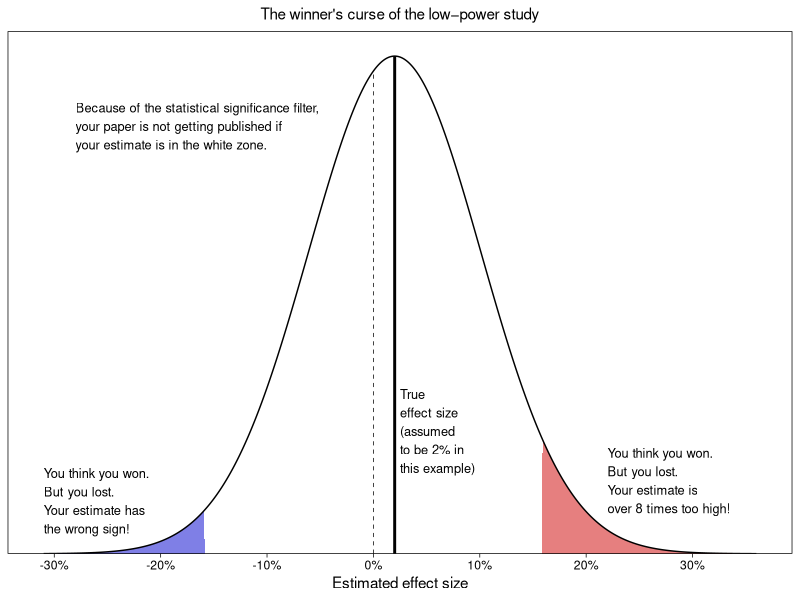
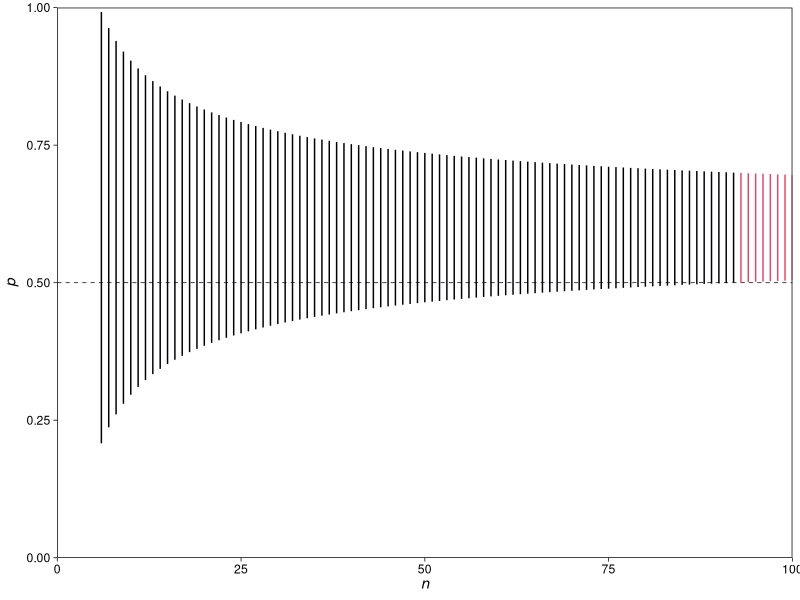
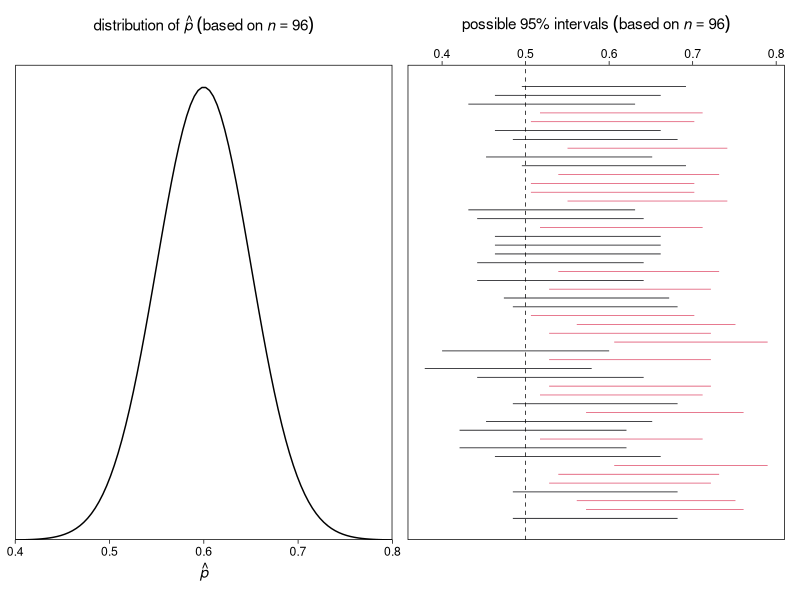
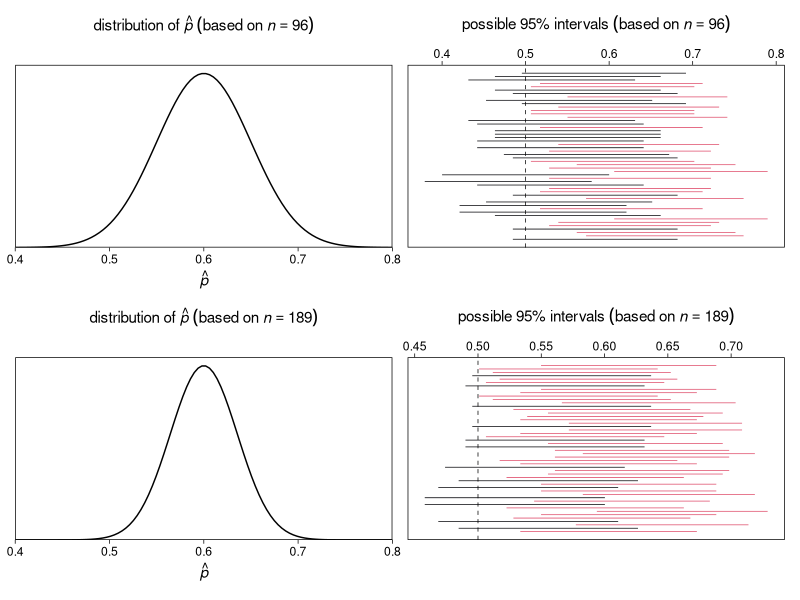
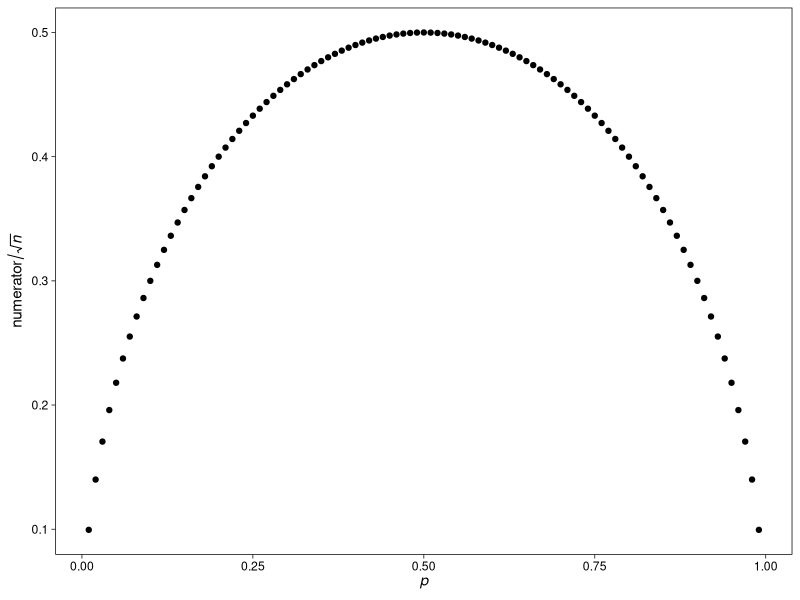
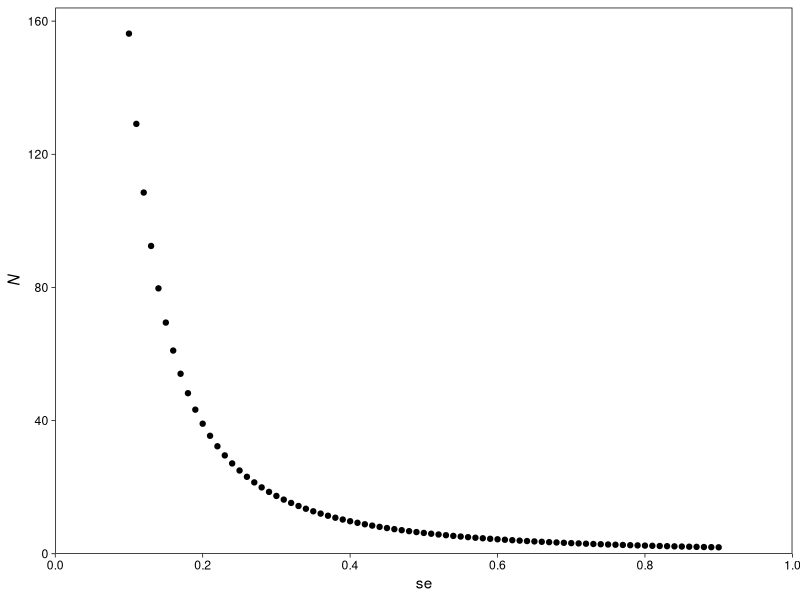

The R source for these figures, in order:
## ---- chunk 1
knitr::opts_chunk$set(fig.retina = 2.5)
knitr::opts_chunk$set(fig.align = "center")
options(width = 100)
## ---- chunk 2
library(tidyverse)

# set the global plotting theme
theme_set(theme_linedraw() +
            theme(panel.grid = element_blank()))

# set parameters
true_effect <- 2
se <- 8.1

# simulate
tibble(x = seq(from = -31, to = 36, by = 0.1)) %>% 
  mutate(d = dnorm(x, true_effect, sd = se)) %>% 
  mutate(fill = ifelse(x < se * -1.96, "a", 
                       ifelse(x > se * 1.96, "c", "b"))) %>% 
  
  # plot!
  ggplot(aes(x = x, y = d)) +
  geom_area(aes(fill = fill)) +
  geom_linerange(data = . %>% filter(x %in% c(0, true_effect)),
                 aes(ymin = 0, ymax = d, 
                     size = x > 0, linetype = x > 0)) +
  geom_line() +
  annotate(geom = "text",
           x = c(-31, 2.5, 22, -28), y = c(0.002, 0.008, 0.004, 0.04),
           label = c("You think you won.\nBut you lost.\nYour estimate has\nthe wrong sign!",
                     "True\neffect size\n(assumed\nto be 2% in\nthis example)",
                     "You think you won.\nBut you lost.\nYour estimate is\nover 8 times too high!",
                     "Because of the statistical significance filter,\nyour paper is not getting published if\nyour estimate is in the white zone."),
           hjust = 0, vjust = 0, size = 3.25) +
  scale_fill_manual(values = c(alpha("blue3", 1/2), "white", alpha("red3", 1/2))) +
  scale_size_manual(values = c(1/4, 1)) +
  scale_linetype_manual(values = c(2, 1)) +
  scale_x_continuous("Estimated effect size", breaks = -3:3 * 10,
                     labels = function(x) str_c(x, "%")) +
  scale_y_continuous(NULL, breaks = NULL, expand = expansion(mult = c(0, 0.05))) +
  labs(subtitle = "The winner's curse of the low−power study") +
  theme(plot.subtitle = element_text(hjust = 0.5),
        legend.position = "none")
## ---- chunk 3
# probability of being negative, given the statistical significance filter
(p_negative <- pnorm(-1.96 * se, mean = true_effect, sd = se))

# probability of being positive, given the statistical significance filter
(p_positive <- 1 - pnorm(1.96 * se, mean = true_effect, sd = se))

# probability of being the wrong sign if published
p_negative / (p_negative + p_positive)
## ---- chunk 4
(1.96 * se) / true_effect
## ---- chunk 5
p_negative + p_positive
## ---- chunk 6
n_given_p_and_se <- function(p, se) {
  (sqrt(p * (1 - p)) / se)^2
}
## ---- chunk 7
n_given_p_and_se(p = .5, se = 0.05)
n_given_p_and_se(p = .6, se = 0.05)
## ---- chunk 8
p <- .6

tibble(n = 6:100) %>% 
  mutate(se = sqrt(p * (1 - p) / n)) %>% 
  mutate(ll = p + -1.96 * se,
         ul = p + +1.96 * se) %>% 
  mutate(powered = ifelse(ll > .5, TRUE, FALSE)) %>% 
  
  ggplot(aes(x = n, ymin = ll, ymax = ul, group = n)) + 
  geom_hline(yintercept = .5, linetype = 2, size = 1/4) +
  geom_linerange(aes(color = powered == TRUE)) +
  scale_color_viridis_d(option = "A", end = .6, breaks = NULL) +
  scale_x_continuous(expression(italic(n)), breaks = 0:4 * 25, 
                     expand = c(0, 0), limits = c(0, 100)) +
  scale_y_continuous(expression(italic(p)),
                     expand = c(0, 0), limits = 0:1)
## ---- chunk 9
tibble(n = 6:100) %>% 
  mutate(se = sqrt(p * (1 - p) / n)) %>% 
  mutate(ll = p + -1.96 * se,
         ul = p + +1.96 * se) %>% 
  mutate(powered = ifelse(ll > .5, TRUE, FALSE)) %>% 
  filter(powered == TRUE)
## ---- chunk 10
tibble(n = 6:100) %>% 
  mutate(se = .5 / sqrt(n)) %>% 
  mutate(ll = p + -1.96 * se,
         ul = p + +1.96 * se) %>% 
  mutate(powered = ifelse(ll > .5, TRUE, FALSE)) %>% 
  filter(powered == TRUE)
## ---- chunk 11
# left
p1 <-
  tibble(x = seq(from = .4, to = .8, length.out = 100)) %>% 
  mutate(d = dnorm(x, mean = .6, sd = 0.49 / sqrt(96))) %>% 
  
  ggplot(aes(x = x, y = d)) +
  geom_line() +
  scale_x_continuous(expression(hat(italic(p))), expand = c(0, 0)) +
  scale_y_continuous(NULL, breaks = NULL, expand = expansion(mult = c(0, 0.05))) +
  labs(subtitle = expression(distribution~of~hat(italic(p))~(based~on~italic(n)==96))) +
  theme(plot.subtitle = element_text(hjust = 0.5))

# right
set.seed(16)

p2 <-
  tibble(iter = 1:50) %>% 
  mutate(n = rbinom(n(), size = 96, p = .6)) %>% 
  mutate(p_hat = n / 96) %>% 
  mutate(se = sqrt(p_hat * (1 - p_hat) / 96)) %>% 
  mutate(ll = p_hat + -1.96 * se,
         ul = p_hat + +1.96 * se) %>% 
  mutate(powered = ifelse(ll > .5, TRUE, FALSE)) %>% 
  
  ggplot(aes(xmin = ll, xmax = ul, y = iter, group = iter)) + 
  geom_vline(xintercept = .5, linetype = 2, size = 1/4) +
  geom_linerange(aes(color = powered == TRUE),
                 size = 1/4) +
  scale_color_viridis_d(option = "A", end = .6, breaks = NULL) +
  scale_x_continuous(NULL, position = "top") +
  scale_y_continuous(NULL, breaks = NULL) +
  labs(subtitle = expression("possible 95% intervals"~(based~on~italic(n)==96))) +
  theme(plot.subtitle = element_text(hjust = 0.5))

# combine
library(patchwork)
p1 + p2
## ---- chunk 12
set.seed(16)

tibble(iter = 1:1e4) %>% 
  mutate(n = rbinom(n(), size = 96, p = .6)) %>% 
  mutate(p_hat = n / 96) %>% 
  mutate(se = sqrt(p_hat * (1 - p_hat) / 96)) %>% 
  mutate(ll = p_hat + -1.96 * se,
         ul = p_hat + +1.96 * se) %>% 
  summarise(power = mean(ll > .5))
## ---- chunk 13
pnorm(-0.84, mean = 0, sd = 1)
## ---- chunk 14
1.96 + 0.84
## ---- chunk 15
(2.8 * 0.49 / 0.1)^2 
(2.8 * 0.5 / 0.1)^2 
## ---- chunk 16
# 189
sample_n <- 189

set.seed(16)

tibble(iter = 1:1e6) %>% 
  mutate(n = rbinom(n(), size = sample_n, p = .6)) %>% 
  mutate(p_hat = n / sample_n) %>% 
  mutate(se = sqrt(p_hat * (1 - p_hat) / sample_n)) %>% 
  mutate(ll = p_hat + -1.96 * se,
         ul = p_hat + +1.96 * se) %>% 
  summarise(power = mean(ll > .5))


# 196
sample_n <- 196

set.seed(16)

tibble(iter = 1:1e6) %>% 
  mutate(n = rbinom(n(), size = sample_n, p = .6)) %>% 
  mutate(p_hat = n / sample_n) %>% 
  mutate(se = sqrt(p_hat * (1 - p_hat) / sample_n)) %>% 
  mutate(ll = p_hat + -1.96 * se,
         ul = p_hat + +1.96 * se) %>% 
  summarise(power = mean(ll > .5))
## ---- chunk 17
# left
p3 <-
  tibble(x = seq(from = .4, to = .8, length.out = 100)) %>% 
  mutate(d = dnorm(x, mean = .6, sd = 0.49 / sqrt(189))) %>% 
  
  ggplot(aes(x = x, y = d)) +
  geom_line() +
  scale_x_continuous(expression(hat(italic(p))), expand = c(0, 0)) +
  scale_y_continuous(NULL, breaks = NULL, expand = expansion(mult = c(0, 0.05))) +
  labs(subtitle = expression(distribution~of~hat(italic(p))~(based~on~italic(n)==189))) +
  theme(plot.subtitle = element_text(hjust = 0.5))

# right
set.seed(16)

p4 <-
  tibble(iter = 1:50) %>% 
  mutate(n = rbinom(n(), size = 189, p = .6)) %>% 
  mutate(p_hat = n / 189) %>% 
  mutate(se = sqrt(p_hat * (1 - p_hat) / 189)) %>% 
  mutate(ll = p_hat + -1.96 * se,
         ul = p_hat + +1.96 * se) %>% 
  mutate(powered = ifelse(ll > .5, TRUE, FALSE)) %>% 
  
  ggplot(aes(xmin = ll, xmax = ul, y = iter, group = iter)) + 
  geom_vline(xintercept = .5, linetype = 2, size = 1/4) +
  geom_linerange(aes(color = powered == TRUE),
                 size = 1/4) +
  scale_color_viridis_d(option = "A", end = .6, breaks = NULL) +
  scale_x_continuous(NULL, position = "top") +
  scale_y_continuous(NULL, breaks = NULL) +
  labs(subtitle = expression("possible 95% intervals"~(based~on~italic(n)==189))) +
  theme(plot.subtitle = element_text(hjust = 0.5))

# combine
(p1 + p2) / (p3 + p4)
## ---- chunk 18
tibble(p = seq(from = .01, to = .99, by = .01)) %>% 
  mutate(numerator = sqrt(p * (1 - p))) %>% 
  
  ggplot(aes(x = p, y = numerator)) +
  geom_point() +
  labs(x = expression(italic(p)),
       y = expression(numerator/sqrt(italic(n))))
## ---- chunk 19
# total N
(2.8 / .1)^2

# per group
(2.8 / .1)^2 / 2
## ---- chunk 20
tibble(se = seq(from = .1, to = .9, by = .01)) %>% 
  mutate(n = (1.25 / se)^2) %>% 
  
  ggplot(aes(x = se, y = n)) +
  geom_point() +
  scale_x_continuous(expand = c(0, 0), limits = 0:1, breaks = 0:5 / 5) +
  scale_y_continuous(expression(italic(N)), limits = c(0, NA),
                     expand = expansion(mult = c(0, 0.05)))
## ---- chunk 21
# total N
(2.8 * 1.25 / 0.1)^2

# 20/80% split
(2.8 * 1.25 / 0.1)^2 * c(0.2, 0.8)
## ---- chunk 22
sessionInfo()
